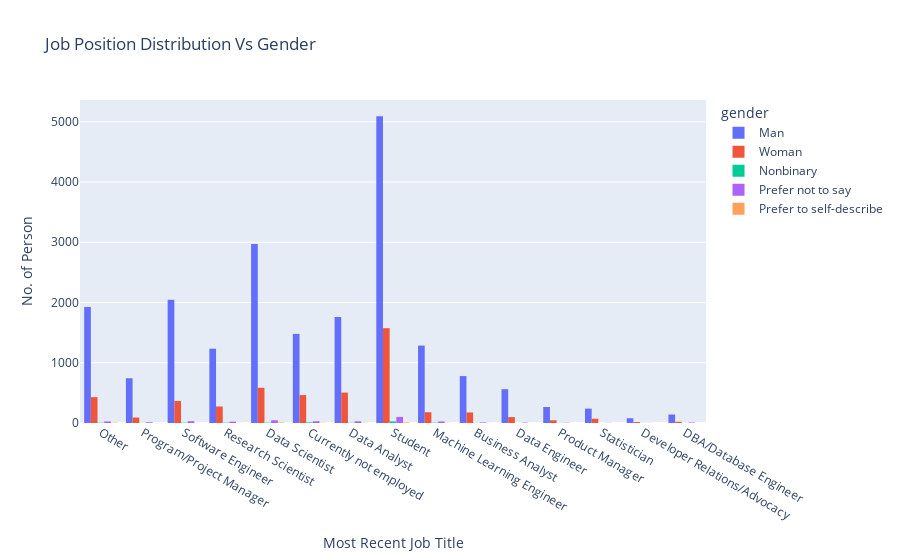

Notebook cell for this chart:
### Markdown cell above
From the bar chart, we can see that there is not really a huge discrimination between any particular gender. Interestingly, those who are Non-Binary, actually has a higher salary than other groups of data workers. However, this is not very representative of the entire population, as there is only 47 Non-binary participants compared to the huge 12,642 male participants.

Our objective was to investigate if there was any discrimination against other genders that were not male, and from our data it seems to be not extremely ovbious if we examine the data as a whole(using mean, sum, etc.).


## 2.2 Job Distribution with respect to Gender

This section is one of the sections that are not related to the salary, but is an interesting visualization that would be helpful to look into as well. 

The objective is to look at the gender distribution within each job position itself, and observe if there are any interesting insights.

### Code cell
temp = df[(df.recent_job_title.notna())& (df.gender.notna())] 

# temp = temp.groupby

fig = px.histogram(temp, x='recent_job_title', color='gender', barmode='group', title='Job Position Distribution Vs Gender')
fig.update_layout(xaxis_title='Most Recent Job Title', yaxis_title='No. of Person')

### Figure 1 — Plotly figure (JSON) as saved in the notebook; plotly's stock layout.template omitted (floating-point values rounded to 4 significant figures; data arrays with more than 128 entries replaced by an {"elided": "..."} marker saying what was removed)
{"data": [{"alignmentgroup": "True", "bingroup": "x", "hovertemplate": "gender=Man<br>recent_job_title=%{x}<br>count=%{y}<extra></extra>", "legendgroup": "Man", "marker": {"color": "#636efa", "pattern": {"shape": ""}}, "name": "Man", "offsetgroup": "Man", "orientation": "v", "showlegend": true, "type": "histogram", "x": {"elided": "20598 str values"}, "xaxis": "x", "yaxis": "y"}, {"alignmentgroup": "True", "bingroup": "x", "hovertemplate": "gender=Woman<br>recent_job_title=%{x}<br>count=%{y}<extra></extra>", "legendgroup": "Woman", "marker": {"color": "#EF553B", "pattern": {"shape": ""}}, "name": "Woman", "offsetgroup": "Woman", "orientation": "v", "showlegend": true, "type": "histogram", "x": {"elided": "4890 str values"}, "xaxis": "x", "yaxis": "y"}, {"alignmentgroup": "True", "bingroup": "x", "hovertemplate": "gender=Nonbinary<br>recent_job_title=%{x}<br>count=%{y}<extra></extra>", "legendgroup": "Nonbinary", "marker": {"color": "#00cc96", "pattern": {"shape": ""}}, "name": "Nonbinary", "offsetgroup": "Nonbinary", "orientation": "v", "showlegend": true, "type": "histogram", "x": ["Data Analyst", "Student", "Machine Learning Engineer", "Software Engineer", "Software Engineer", "Currently not employed", "Machine Learning Engineer", "Student", "Data Analyst", "Machine Learning Engineer", "Research Scientist", "Student", "Student", "Machine Learning Engineer", "Currently not employed", "Student", "Research Scientist", "Software Engineer", "Machine Learning Engineer", "Developer Relations/Advocacy", "Machine Learning Engineer", "Data Analyst", "Developer Relations/Advocacy", "Student", "Currently not employed", "Student", "Other", "Student", "Student", "Product Manager", "Student", "Currently not employed", "Data Scientist", "Currently not employed", "Research Scientist", "Student", "Program/Project Manager", "Other", "Business Analyst", "Product Manager", "Data Scientist", "Data Scientist", "Data Engineer", "Other", "Currently not employed", "Other", "Student", "Student", "Program/Project Manager", "Student", "Student", "Software Engineer", "Student", "Currently not employed", "Business Analyst", "Student", "Currently not employed", "Research Scientist", "Student", "Research Scientist", "Data Scientist", "Data Analyst", "Data Analyst", "Student", "Student", "Research Scientist", "Student", "DBA/Database Engineer", "Student", "Program/Project Manager", "Software Engineer", "Currently not employed", "Software Engineer", "Student", "Business Analyst", "Other", "Product Manager", "Data Scientist", "Currently not employed", "Student", "Student", "Data Scientist", "Data Scientist", "Software Engineer", "Currently not employed", "Student", "Other", "Machine Learning Engineer"], "xaxis": "x", "yaxis": "y"}, {"alignmentgroup": "True", "bingroup": "x", "hovertemplate": "gender=Prefer not to say<br>recent_job_title=%{x}<br>count=%{y}<extra></extra>", "legendgroup": "Prefer not to say", "marker": {"color": "#ab63fa", "pattern": {"shape": ""}}, "name": "Prefer not to say", "offsetgroup": "Prefer not to say", "orientation": "v", "showlegend": true, "type": "histogram", "x": {"elided": "355 str values"}, "xaxis": "x", "yaxis": "y"}, {"alignmentgroup": "True", "bingroup": "x", "hovertemplate": "gender=Prefer to self-describe<br>recent_job_title=%{x}<br>count=%{y}<extra></extra>", "legendgroup": "Prefer to self-describe", "marker": {"color": "#FFA15A", "pattern": {"shape": ""}}, "name": "Prefer to self-describe", "offsetgroup": "Prefer to self-describe", "orientation": "v", "showlegend": true, "type": "histogram", "x": ["Student", "Machine Learning Engineer", "Data Scientist", "Student", "Student", "Data Analyst", "Data Scientist", "Other", "Student", "Student", "Currently not employed", "Currently not employed", "Data Scientist", "Research Scientist", "Machine Learning Engineer", "Data Scientist", "Data Scientist", "Data Scientist", "Currently not employed", "Student", "Other", "Software Engineer", "Student", "Student", "Other", "Data Analyst", "Research Scientist", "Data Analyst", "Student", "Machine Learning Engineer", "Data Engineer", "Data Analyst", "Business Analyst", "Other", "Other", "Other", "Student", "Data Scientist", "Data Scientist", "Data Scientist", "Research Scientist", "Currently not employed"], "xaxis": "x", "yaxis": "y"}], "layout": {"barmode": "group", "legend": {"title": {"text": "gender"}, "tracegroupgap": 0}, "title": {"text": "Job Position Distribution Vs Gender"}, "xaxis": {"anchor": "y", "domain": [0, 1], "title": {"text": "Most Recent Job Title"}}, "yaxis": {"anchor": "x", "domain": [0, 1], "title": {"text": "No. of Person"}}}}
